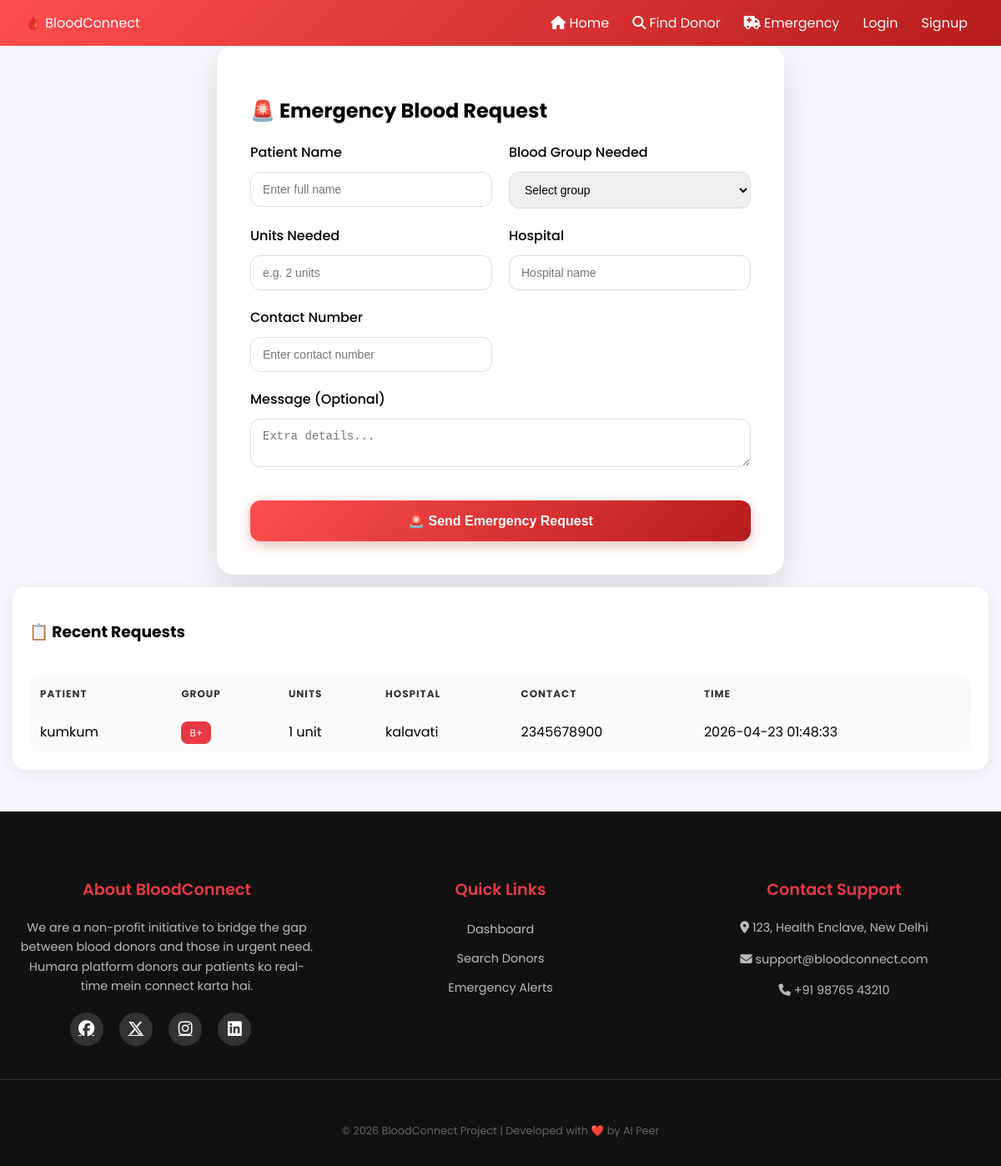
Page /emergency on the earlier database version.
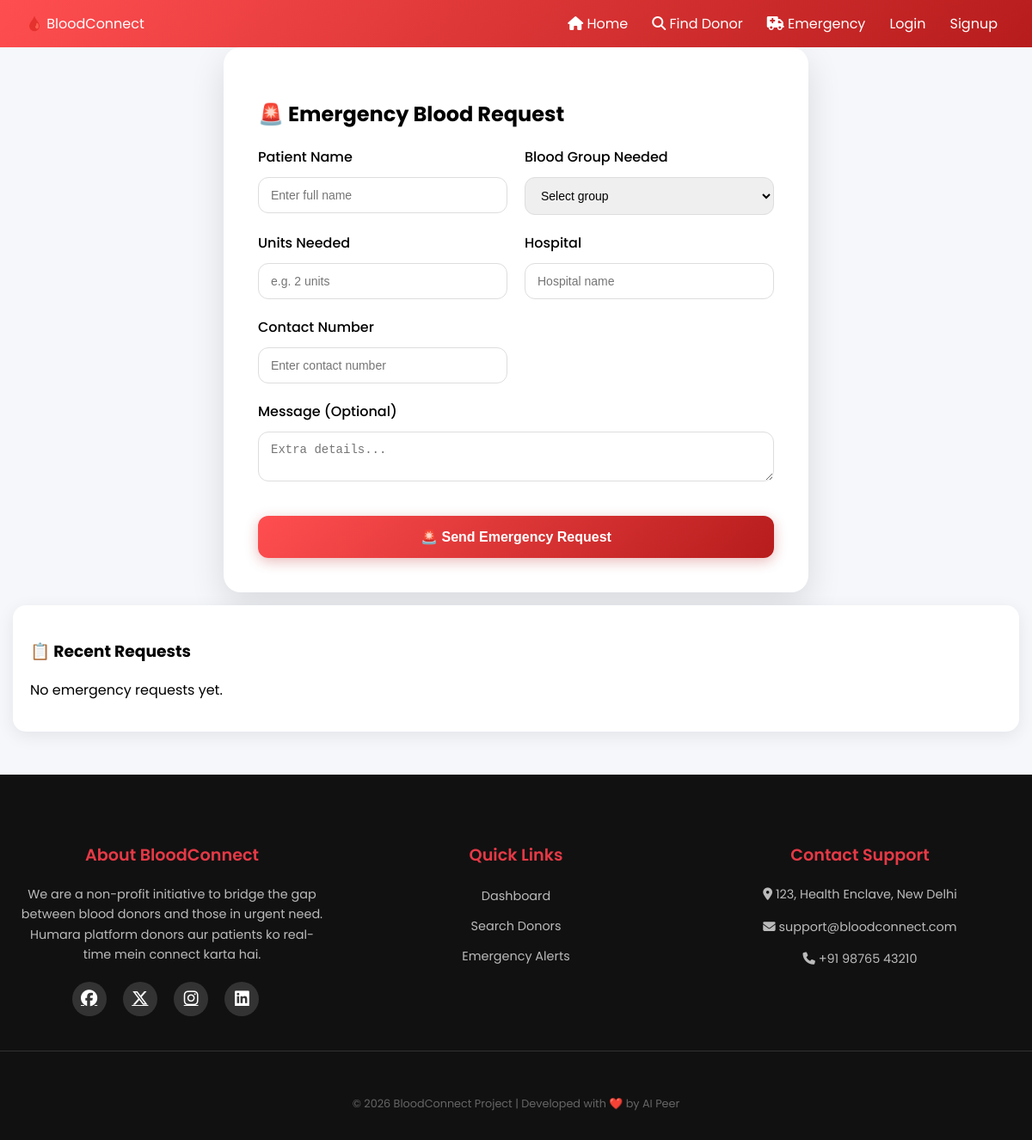
Same page on the later database version.
### tables this page shows
CREATE TABLE emergency_requests(
        id INTEGER PRIMARY KEY AUTOINCREMENT,
        patient_name TEXT,
        blood_group TEXT,
        units_needed TEXT,
        hospital TEXT,
        contact TEXT,
        message TEXT,
        created_at TEXT
    );

### app.py (the view, shortened to what this page needs)
    @app.route("/emergency", methods=["GET", "POST"])
    def emergency_request():
        data = g.db.execute("SELECT * FROM emergency_requests ORDER BY id DESC").fetchall()
        return render_template("emergency.html", requests=data)

### app.py (called while the page is built)
def get_db():
    conn = sqlite3.connect(DB_PATH)
    conn.row_factory = sqlite3.Row
    return conn

### templates/emergency.html (shortened to what this page needs)
{% extends "base.html" %}
{% block content %}
<section class="card form-card">
    <h2>🚨 Emergency Blood Request</h2>
    <form method="POST" action="{{ url_for('emergency_request') }}" class="form-grid">
        <div class="form-group">
            <label>Patient Name</label>
            <input type="text" name="patient_name" placeholder="Enter full name" required>
        </div>
        <div class="form-group">
            <label>Blood Group Needed</label>
            <select name="blood_group" required>
                <option value="">Select group</option>
            </select>
        </div>
        <div class="form-group">
            <label>Units Needed</label>
            <input type="text" name="units_needed" placeholder="e.g. 2 units" required>
        </div>
        <div class="form-group">
            <label>Hospital</label>
            <input type="text" name="hospital" placeholder="Hospital name" required>
        </div>
        <div class="form-group">
            <label>Contact Number</label>
            <input type="text" name="contact" placeholder="Enter contact number" required>
        </div>
        <div class="form-group full">
            <label>Message (Optional)</label>
            <textarea name="message" placeholder="Extra details..."></textarea>
        </div>
        <div class="form-group full">
            <button class="btn-primary">🚨 Send Emergency Request</button>
        </div>
    </form>
</section>
<section class="card">
    <h3>📋 Recent Requests</h3>
    {% if requests %}
        <div class="table-container">
            <table class="modern-table">
                <tr>
                    <th>Patient</th>
                    <th>Group</th>
                    <th>Units</th>
                    <th>Hospital</th>
                    <th>Contact</th>
                    <th>Time</th>
                </tr>
                {% for req in requests %}
                <tr>
                    <td>{{ req["patient_name"] }}</td>
                    <td><span class="badge">{{ req["blood_group"] }}</span></td>
                    <td>{{ req["units_needed"] }}</td>
                    <td>{{ req["hospital"] }}</td>
                    <td>{{ req["contact"] }}</td>
                    <td>{{ req["created_at"] }}</td>
                </tr>
                {% endfor %}
            </table>
        </div>
    {% else %}
        <p class="empty-text">No emergency requests yet.</p>
    {% endif %}
</section>
{% endblock %}

Differences in the rows shown:
removed emergency_requests: patient_name "kumkum", blood_group "B+", units_needed "1 unit", hospital "kalavati", contact "2345678900", created_at "2026-04-23 01:48:33"
Other differences:
text no longer shown: "PATIENT GROUP UNITS HOSPITAL CONTACT TIME"
text now shown: "No emergency requests yet."
